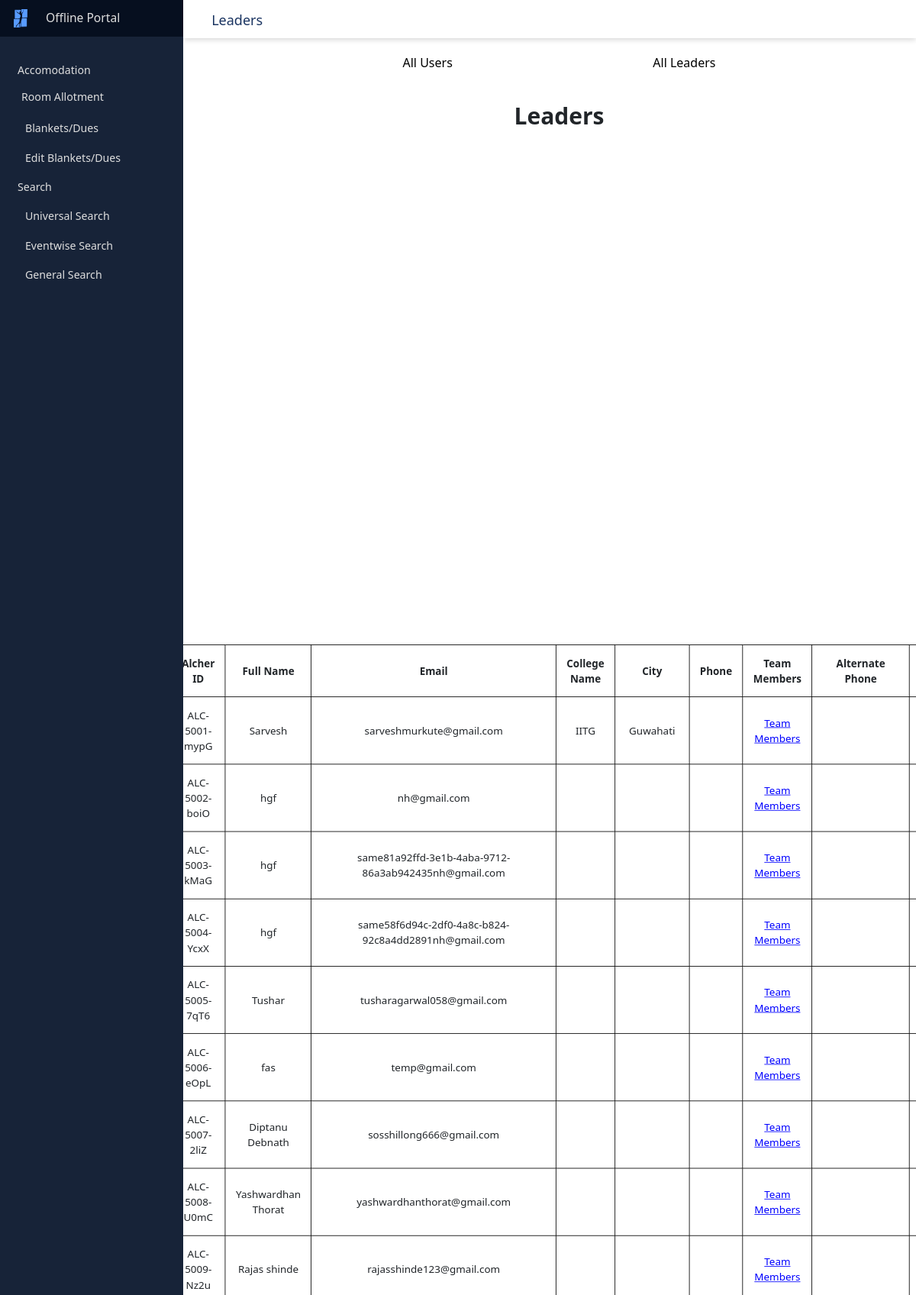
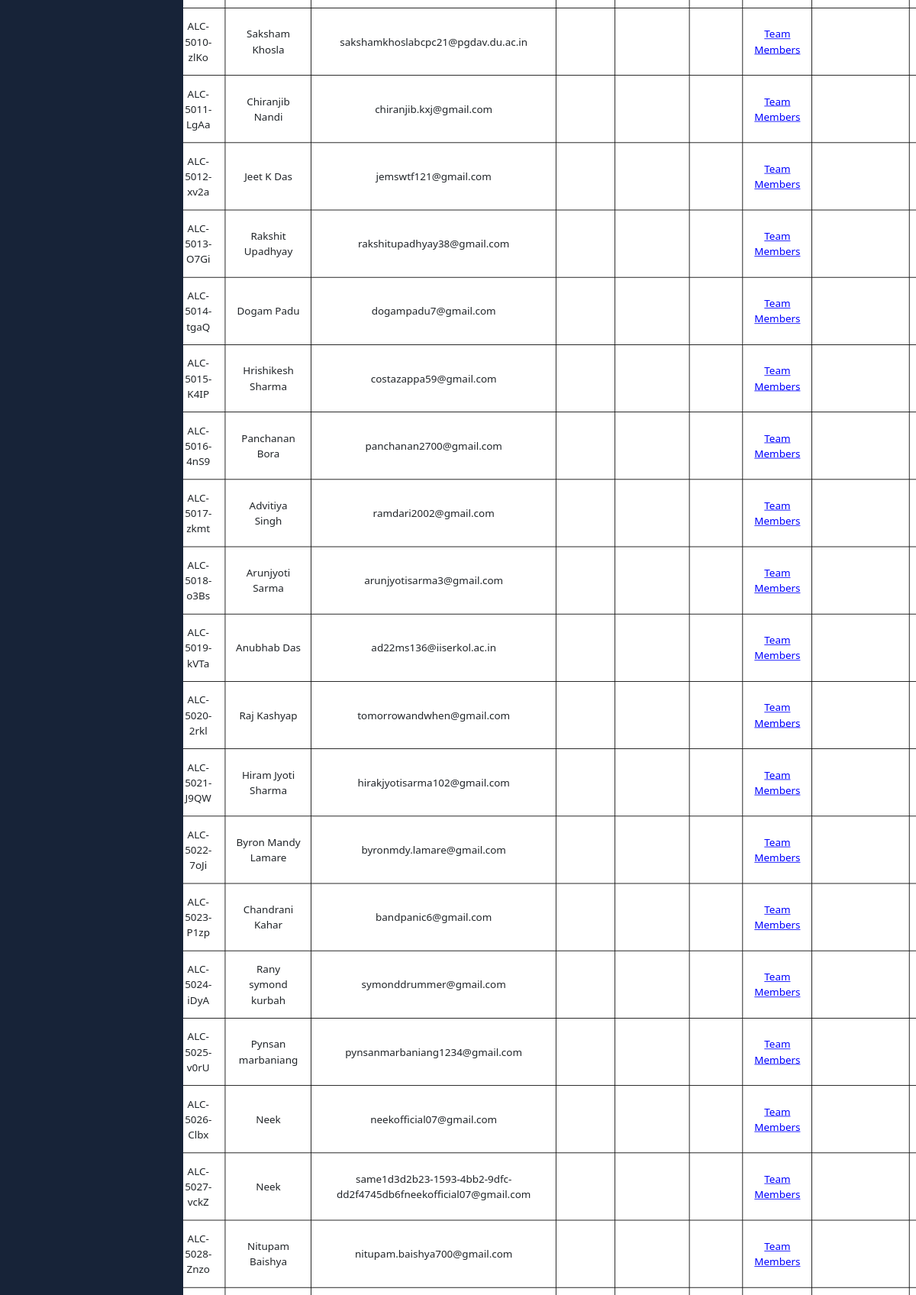
Page /offlineportal/all_leaders/ (signed in, upper part) on the committed database (2 pictures, top to bottom).
### apps/users/models.py (models this page shows, shortened)
class NewUser(AbstractBaseUser, PermissionsMixin):
    otp1 = models.CharField(max_length=6, blank=True, null=True)
    otp_created_at = models.DateTimeField(blank=True, null=True)
    GENDER=(('M','Male'),('F','Female'),('O','Others'))
    gender=models.CharField(choices=GENDER,default='M',max_length=20)
    alcherid = models.CharField(
        max_length=255, blank=True, unique=True)
    referred_by = models.CharField(
        max_length=255, blank=True)
    otp = models.CharField(max_length=6,default='000000')
    id = models.SlugField(primary_key=True, default=uuid.uuid4)
    img = models.ImageField(upload_to="image_uploads/userdp/",
                            default='user-default.png')
    email = models.EmailField(_('email address'), unique=True)
    username = models.CharField(max_length=150, unique=True,blank=True)
    collegename = models.CharField(max_length=150, unique=False)
    city = models.CharField(max_length=150, unique=False,blank=True)
    state = models.CharField(max_length= 200, unique=False,blank=True)
    fullname = models.CharField(max_length=150, )
    phone_number = PhoneNumberField(max_length = 14, unique=False, )
    alternate_phone = models.CharField(max_length = 14, unique=False, blank=True)
    interest = models.ManyToManyField(
        "competitions.Module", related_name="interest")
    team_members=models.IntegerField(default=0)
    events_registered = models.ManyToManyField(
        "competitions.Competition", related_name="competition",blank=True)
    date_joined = models.DateTimeField(default=timezone.now)
    provider = models.CharField(max_length=200, unique=False, default="email")
    about = models.TextField(_('about'), max_length=500, blank=True)
    is_staff = models.BooleanField(default=False)
    is_active = models.BooleanField(default=False)
    objects = CustomAccountManager()
    USERNAME_FIELD = 'email'
    REQUIRED_FIELDS = ['username']

### apps/offlinePortal/views.py (the view)
# urls.py: path('all_leaders/',views.all_leaders,name="leaders"),
@login_required(login_url='login')
@permission_required('is_staff')
def all_leaders(request):
    if request.user.is_staff:
        users=NewUser.objects.all().order_by("date_joined")
        context={
            "users":users
        }
        return render(request,'offlinePortal/all_leaders.html',context)
    return redirect('login')

### templates/offlinePortal/all_leaders.html (shortened to what this page needs)
{% extends 'offlinePortal/home.html' %}
{% block header %}
Leaders
{% endblock %}
{% block content %}
<link rel="stylesheet" href="https://cdnjs.cloudflare.com/ajax/libs/tailwindcss/2.2.19/tailwind.min.css" />
<div style="display:flex ; justify-content:space-evenly">
    <a href={% url 'allUsers' %} style="text-decoration:Solid ; color:black;"  >All Users</a>
   <a href={% url 'leaders' %} style="text-decoration:Solid ; color:black;" > All Leaders</a>
</div>
<div>
    <h1 class="text-center w-full text-3xl font-bold my-10">Leaders </h1>
    <div class="flex justify-center w-full margin-auto p-5 text-center" style="transform:scale(.84);position:relative; right: 10px;">
    <table >
        <tr>
            <th>Alcher ID</th>
            <th>Full Name</th>
            <th>Email</th>
            <th>College Name</th>
            <th>City</th>
            <th>Phone</th>
            <th>Team Members</th>
            <th>Alternate Phone</th>
            <th>Email Verified</th>
        </tr>
        {% for user in users %}
        <tr>
            <td>  {{ user.alcherid }}   </td>
            <td>  {{ user.fullname  }}   </td>
            <td>  {{ user.email}}   </td>
            <td>  {{ user.collegename }}   </td>
            <td>  {{ user.city  }}   </td>
            <td>  {{ user.phone  }}   </td>
            <td>  <a href="{% url 'team_members' leader_id=user.id %}" target="__blank"> Team Members</a>  </td>
            <td>  {{ user.alternate_phone  }}   </td>
            <td>
            </td>
        </tr>
        {% endfor %}
    </table>
</div>
</div>
{% endblock %}

### templates/offlinePortal/home.html (shortened to what this page needs)
<!DOCTYPE html>
{% load static %}
<html lang="en">
<head>
    <link rel="stylesheet" href="https://cdn.jsdelivr.net/npm/bootstrap@4.1.3/dist/css/bootstrap.min.css"
>
</head>
<body>
    <div style="display: flex; width: 100%; height: 100vh;">
        <div>
            <div class="left-nav-outer" style="position: relative;">
                <div class="left-nav">
                    <div class="top-intro">
                        <div style="display: flex;">
                            <img src="{% static 'icons/blue_alcher.png' %}" class="alcher-logo" />
                            <div style="margin-left: 2vw;">Offline Portal</div>
                        </div>
                    </div>
                    <div class="bottom-links">
                        <div class="search">
                            <a class="bottom-link">
                                <div style="transform: translate(0px, 3px); margin-left: 5px;">Accomodation</div>
                            </a>
                            <div class="search__options" style="margin-left:10px;">
                                <div>
                                    <a class="bottom-link" href={% url 'room-allotment' %} id="accomodation">Room
                                        Allotment
                                    </a>
                                </div>
                                <div>
                                    <a class="bottom-link" href={% url 'blankets_duess' %} id="blankets_dues">
                                        <div style="transform: translate(0px, 3px); margin-left: 5px;">Blankets/Dues
                                        </div>
                                    </a>
                                </div>
                                <div>
                                    <a class="bottom-link" href={% url 'edit-blankets-duess' %} id="edit_blankets_dues">
                                        <div style="transform: translate(0px, 3px); margin-left: 5px;">Edit
                                            Blankets/Dues
                                        </div>
                                    </a>
                                </div>
                            </div>
                        </div>
                        <div class="search">
                            <a class="bottom-link">
                                <div style="transform: translate(0px, 3px); margin-left: 5px;">Search</div>
                            </a>
                            <div class="search__options" style="margin-left:10px;">
                                <div>
                                    <a class="bottom-link" href={% url 'search' %} id="universal_search">
                                        <div style="transform: translate(0px, 3px); margin-left: 5px;">Universal Search
                                        </div>
                                    </a>
                                </div>
                                <div>
                                    <a class="bottom-link" href={% url 'eventwise_search_details' %}
                                        id="eventwise_search">
                                        <div style="transform: translate(0px, 3px); margin-left: 5px;">Eventwise Search
                                        </div>
                                    </a>
                                </div>
                                <div>
                                    <a class="bottom-link" href={% url 'generalSearch' %}
                                        id="eventwise_search">
                                        <div style="transform: translate(0px, 3px); margin-left: 5px;">General Search
                                        </div>
                                    </a>
                                </div>
                            </div>
                        </div>
                    </div>
                </div>
            </div>
        </div>
        <div style="width: 100%; flex-grow: 1; overflow-y: scroll;">
            <div class="header-main">
                <div style="display: flex;padding: 1.1vw;">
                    <div style="margin-left: 2vw;">
                        <span style="margin-top: 0; color:rgb(26, 52, 97); font-size: 1.5vw; font-weight: 500;">
                            {% block header %}Registration{% endblock %}</span>
                    </div>
                </div>
            </div>
            <div style="margin-left: 25px;">
                {% block content %}{% endblock %}
                </div>
            </div>
        </div>
</body>
</html>

### templates/offlinePortal/home.html (style rules this page uses)
* { font-family: system-ui, -apple-system, BlinkMacSystemFont, "Segoe UI", Roboto, "Helvetica Neue", Arial, "Noto Sans", sans-serif, "Apple Color Emoji", "Segoe UI Emoji", "Segoe UI Symbol", "Noto Color Emoji"; }
body { margin: 0; }
.left-nav-outer { width: 250px; width: 20vw; height: 100vh; border-radius: 0 8px 8px 0; }
.left-nav { position: sticky; width: 100%; height: 100vh; display: flex; flex-direction: column; border-radius: 0 8px 8px 0; }
.top-intro { height: 4vw; background-color: #060f1f; color: rgb(222, 222, 222); font-size: 17px; font-size: 1.3vw; font-weight: 500; display: flex; flex-direction: column; justify-content: center; padding-left: 15px; padding-left: 1.5vw; }
.bottom-links { padding: 2vw 0 2vw 0; height: 100%; background-color: #172338; color: rgb(222, 222, 222); font-size: 15px; font-size: 1.18vw; }
.bottom-link { text-decoration: none; color: rgb(222, 222, 222); padding: 0.4vw 0.5vw 0.9vw 0.5vw; margin: 0.12vw 1vw 0.12vw 1vw; border-radius: 6px; display: flex; }
.header-main { margin-bottom: 20px; background-color: white; height: 4.2vw; box-shadow: 0 1px 8px rgb(0 0 0 / 0.2); }
.alcher-logo { width: 1.5vw; }

### rows in the picture
NewUser: alcherid "ALC-5001-mypG", fullname "Sarvesh", email "sarveshmurkute@gmail.com", collegename "IITG", city "Guwahati"
NewUser: alcherid "ALC-5002-boiO", fullname "hgf", email "nh@gmail.com"
NewUser: alcherid "ALC-5003-kMaG", fullname "hgf", email "same81a92ffd-3e1b-4aba-9712-86a3ab942435nh@gmail.com"
NewUser: alcherid "ALC-5004-YcxX", fullname "hgf", email "same58f6d94c-2df0-4a8c-b824-92c8a4dd2891nh@gmail.com"
NewUser: alcherid "ALC-5005-7qT6", fullname "Tushar", email "tusharagarwal058@gmail.com"
NewUser: alcherid "ALC-5006-eOpL", fullname "fas", email "temp@gmail.com"
NewUser: alcherid "ALC-5007-2liZ", fullname "Diptanu Debnath", email "sosshillong666@gmail.com"
NewUser: alcherid "ALC-5008-U0mC", fullname "Yashwardhan Thorat", email "yashwardhanthorat@gmail.com"
NewUser: alcherid "ALC-5009-Nz2u", fullname "Rajas shinde", email "rajasshinde123@gmail.com"
NewUser: alcherid "ALC-5010-zlKo", fullname "Saksham Khosla", email "sakshamkhoslabcpc21@pgdav.du.ac.in"
NewUser: alcherid "ALC-5011-LgAa", fullname "Chiranjib Nandi", email "chiranjib.kxj@gmail.com"
NewUser: alcherid "ALC-5012-xv2a", fullname "Jeet K Das", email "jemswtf121@gmail.com"
NewUser: alcherid "ALC-5013-O7Gi", fullname "Rakshit Upadhyay", email "rakshitupadhyay38@gmail.com"
NewUser: alcherid "ALC-5014-tgaQ", fullname "Dogam Padu", email "dogampadu7@gmail.com"
NewUser: alcherid "ALC-5015-K4IP", fullname "Hrishikesh Sharma", email "costazappa59@gmail.com"
NewUser: alcherid "ALC-5016-4nS9", fullname "Panchanan Bora", email "panchanan2700@gmail.com"
NewUser: alcherid "ALC-5017-zkmt", fullname "Advitiya Singh", email "ramdari2002@gmail.com"
NewUser: alcherid "ALC-5018-o3Bs", fullname "Arunjyoti Sarma", email "arunjyotisarma3@gmail.com"
NewUser: alcherid "ALC-5019-kVTa", fullname "Anubhab Das", email "ad22ms136@iiserkol.ac.in"
NewUser: alcherid "ALC-5020-2rkl", fullname "Raj Kashyap", email "tomorrowandwhen@gmail.com"
NewUser: alcherid "ALC-5021-J9QW", fullname "Hiram Jyoti Sharma", email "hirakjyotisarma102@gmail.com"
NewUser: alcherid "ALC-5022-7oJi", fullname "Byron Mandy Lamare", email "byronmdy.lamare@gmail.com"
NewUser: alcherid "ALC-5023-P1zp", fullname "Chandrani Kahar", email "bandpanic6@gmail.com"
NewUser: alcherid "ALC-5024-iDyA", fullname "Rany symond kurbah", email "symonddrummer@gmail.com"
NewUser: alcherid "ALC-5025-v0rU", fullname "Pynsan marbaniang", email "pynsanmarbaniang1234@gmail.com"
NewUser: alcherid "ALC-5026-Clbx", fullname "Neek", email "neekofficial07@gmail.com"
NewUser: alcherid "ALC-5027-vckZ", fullname "Neek", email "same1d3d2b23-1593-4bb2-9dfc-dd2f4745db6fneekofficial07@gmail.com"
NewUser: alcherid "ALC-5028-Znzo", fullname "Nitupam Baishya", email "nitupam.baishya700@gmail.com"
